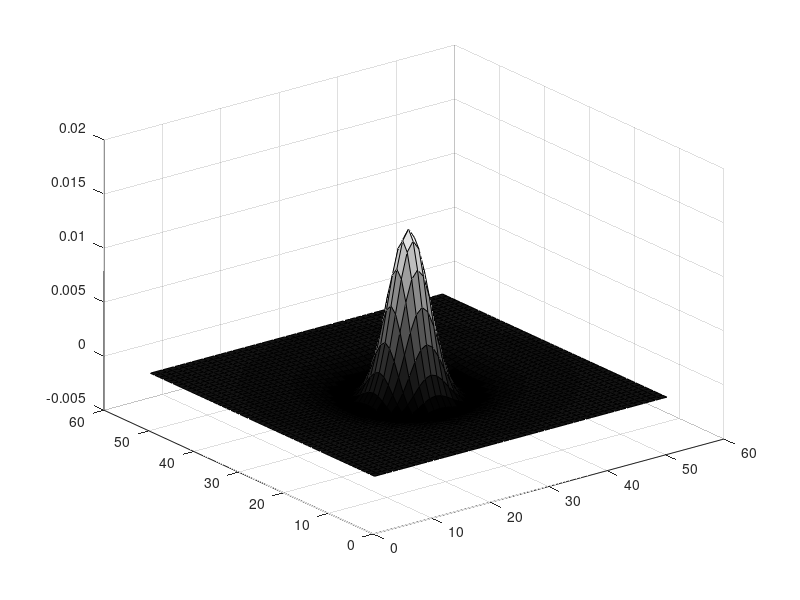

The MATLAB source for this figure: (Note: this script raises an error after producing the figure.)
clear all

%% Make mach band image

sz = 1000;
slope = -.003;
[x,y]=meshgrid(-sz/2:sz/2,-sz/2:sz/2);
im_mach = max(-.5,min(.5,x*slope));

imagesc(im_mach)
colormap gray


%% Create and plot DoG filter

dog = fspecial('gaussian', [51 51], 3) - fspecial('gaussian', [51 51], 7);
surf(dog)

%% Convolve image and plot the result

%res = ???

imagesc(res)
colormap gray


%% Create checkerboard image

sz = 1000;
stripe_width = 10;
num_stripes = 10;

im_cb = -.5*ones(sz,sz);

for c = round(linspace(1,sz,num_stripes));
    c
    im_cb(c:c+stripe_width,:) = .5;
    im_cb(:,c:c+stripe_width) = .5;
end

imagesc(im_cb)
colormap gray

% Convolve image and plot the result

%res = ???

imagesc(res)
colormap gray

%% Load built-in natural image
im_natural = double(rgb2gray(imread('peppers.png')));
imagesc(im_natural)
colormap gray

%% Convolve and plot the result

%res = ???
imagesc(res)
colormap gray